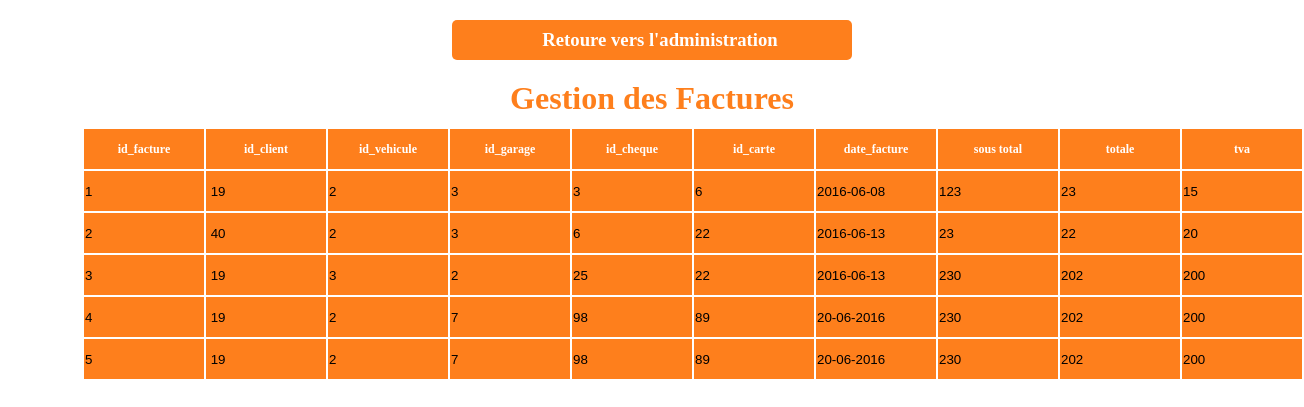
Page /gestion_facture.php (signed in) on the committed database.
### tables this page shows
CREATE TABLE `facture` (
  `id_f` int(3) NOT NULL,
  `id_cl` int(20) NOT NULL,
  `id_v` int(20) NOT NULL,
  `id_g` int(20) NOT NULL,
  `id_cheque` int(20) NOT NULL,
  `id_carte` int(20) NOT NULL,
  `date_f` varchar(20) NOT NULL,
  `sous_total` int(10) NOT NULL,
  `total` int(10) NOT NULL,
  `tva` int(10) NOT NULL
);

### gestion_facture.php (the view, shortened to what this page needs)
<?php
include("connect.php");
?>
<html>
<head>
<link rel="stylesheet" media="screen and (min-width:0px)" style="css" href="style.css">
</head>
<body>
<div id="container">
<center>
<div id="gestion">
<h3><img src="images/retoure.png" alt="retoure" /><a href="administration.php">Retoure vers l'administration</a></h3>
<h1>Gestion des Factures
<?php
if (isset($_SESSION['login']) && isset($_SESSION['password'])) {
$sql = "SELECT * FROM `facture`";
$myData = mysqli_query($conn,$sql);
?>
<div id='afficher'>
<table>
<tr>
<th>id_facture</th>
<th>id_client</th>
<th>id_vehicule</th>
<th>id_garage</th>
<th>id_cheque</th>
<th>id_carte</th>
<th>date_facture</th>
<th>sous total</th>
<th>totale</th>
<th>tva</th>
</tr>
<?php
while($record = mysqli_fetch_array($myData)){
?>
<form action=gestion_facture.php method=GET>
<tr>
<td><input type=text name=id_f value="<?php echo $record[0]; ?>" /></td>
<td><input type=text name=id_cl value=" <?php echo $record[1]; ?>" /></td>
<td><input type=text name=id_v value="<?php echo $record[2]; ?>" /></td>
<td><input type=text name=id_g value="<?php echo $record[3]; ?>" /></td>
<td><input type=text name=id_cheque value="<?php echo $record[4]; ?>" /></td>
<td><input type=text name=id_carte value="<?php echo $record[5]; ?>" /></td>
<td><input type=text name=date_facture value="<?php echo $record[6]; ?>" /></td>
<td><input type=text name=sous_totale value="<?php echo $record[7]; ?>" /></td>
<td><input type=text name=totale value="<?php echo $record[8]; ?>" /></td>
<td><input type=text name=tva value="<?php echo $record[9]; ?>" /></td>
</tr>
</form>
<?php
}
?>
</div>
<?php
}
else {
		echo"Aucun donne !!";
}
?>
</div>
</center>
</div>
</body>
</html>

### style.css (style rules this page uses)
body { background:url('images/background2.png')repeat; position:relative; }
@media (min-width: 1200px) { #container { margin:0 auto; width:960px; position:relative; } }
* { margin: 0; padding: 0; }
h1 { color: white }
#produit th,img { width:200px; height:200px; }
#gestion { font-family:verdana; }
#gestion h3 { margin:20px; background:#fe7f1c; width:400px; height:40px; border-radius:5px; line-height:40px; }
#gestion h1 { color:#fe7f1c; }
#gestion a { text-decoration:none; color:#ffffff; }
#gestion img { width:16px; height:16px; }
#afficher { margin:10px; font-family:verdana; }
#afficher table { color:#ffffff; margin-left:-100px; width:960px; position:relative; }
#afficher th { background:#fe7f1c; font-size:12px; height:40px; width:120px; }
#afficher td { height:40px; color:#000000; }
#afficher input { border:1px solid #fe7f1c; background:#fe7f1c; height:40px; width:120px; }

### rows in the picture
facture: id_f "1", id_cl "19", id_v "2", id_g "3", id_cheque "3", id_carte "6", date_facture "2016-06-08", sous_totale "123", totale "23", tva "15"
facture: id_f "2", id_cl "40", id_v "2", id_g "3", id_cheque "6", id_carte "22", date_facture "2016-06-13", sous_totale "23", totale "22", tva "20"
facture: id_f "3", id_cl "19", id_v "3", id_g "2", id_cheque "25", id_carte "22", date_facture "2016-06-13", sous_totale "230", totale "202", tva "200"
facture: id_f "4", id_cl "19", id_v "2", id_g "7", id_cheque "98", id_carte "89", date_facture "20-06-2016", sous_totale "230", totale "202", tva "200"
facture: id_f "5", id_cl "19", id_v "2", id_g "7", id_cheque "98", id_carte "89", date_facture "20-06-2016", sous_totale "230", totale "202", tva "200"
